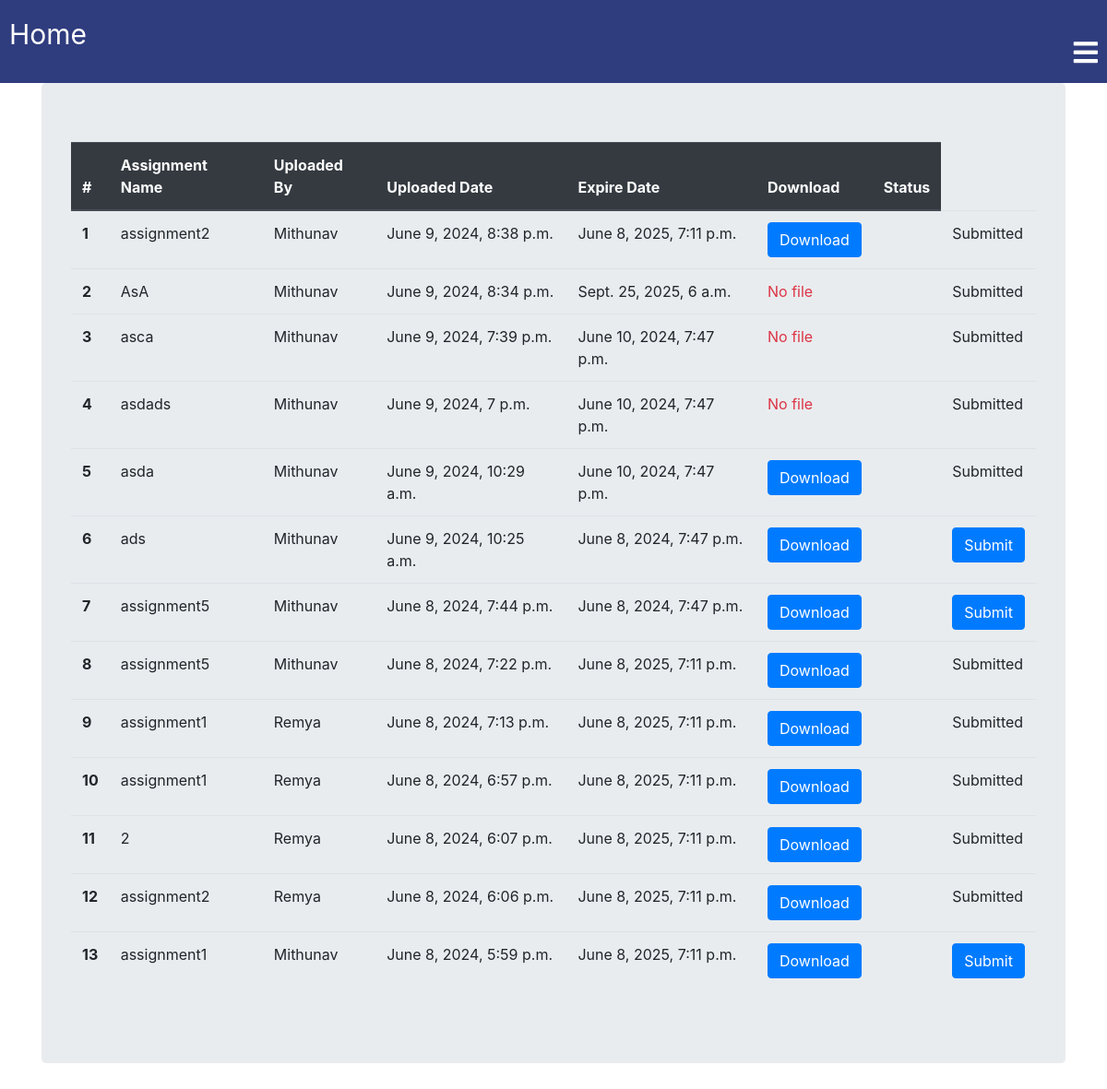
The app's page /classroom/class_assignment/ (signed in) with its own data.
### classroom/models.py (models this page shows, shortened)
class ClassAssignment(models.Model):
    student = models.ManyToManyField(Student,related_name='student_assignment')
    teacher = models.ForeignKey(Teacher,related_name='teacher_assignment',on_delete=models.CASCADE)
    created_at = models.DateTimeField(auto_now=True)
    end_date = models.DateTimeField(default=timezone.now() + timezone.timedelta(days=365))
    assignment_name = models.CharField(max_length=250)
    assignment = models.FileField(upload_to='assignments', blank=True, null=True)
    semester = models.IntegerField(default=1)
    class Meta:
        ordering = ['-created_at']

class Teacher(models.Model):
    user = models.OneToOneField(User,on_delete=models.CASCADE,primary_key=True,related_name='Teacher')
    name = models.CharField(max_length=250)
    subject_name = models.CharField(max_length=250)
    email = models.EmailField(max_length=254)
    phone = models.IntegerField()
    teacher_profile_pic = models.ImageField(upload_to="classroom/teacher_profile_pic",blank=True)
    class_students = models.ManyToManyField(Student,through="StudentsInClass")
    def __str__(self):
        return self.name

### classroom/views.py (the view)
@login_required
def class_assignment(request):
    student = request.user.Student
    current_time = timezone.now()
    assignment = SubmitAssignment.objects.filter(student=student)
    assignment_list = [x.submitted_assignment for x in assignment]
    return render(request,'classroom/class_assignment.html',{'student':student,'assignment_list':assignment_list})

### template/classroom/class_assignment.html
{% extends 'classroom/base.html' %}
{% block content %}
<div class="container">
  <div class="jumbotron">
{% if student.student_assignment.count == 0 %}
  <h2>No assignments Yet</h2>
{% else %}
  <table class="table">
    <thead class="thead-dark">
      <tr>
        <th scope="col">#</th>
        <th scope="col">Assignment Name</th>
        <th scope="col">Uploaded By</th>
        <th scope="col">Uploaded Date</th>
        <th scope="col">Expire Date</th>
        <th scope="col">Download</th>
        <th scope="col">Status</th>
      </tr>
    </thead>
    <tbody>
      {% for assignment in student.student_assignment.all %}
        <tr>
          <th scope="row">{{ forloop.counter }}</th>
          <td>{{ assignment.assignment_name }}</td>
          <td>{{ assignment.teacher }}</td>
          <td>{{ assignment.created_at }}</td>
          <td>{{ assignment.end_date }}</td>
          <td>
            {% if assignment.assignment %}
              <a href="{{ assignment.assignment.url }}" class="btn btn-primary" target="_blank">Download</a>
            {% else %}
              <span class="text-danger">No file</span>
            {% endif %}
          </td>
          <td>
            {% if assignment in assignment_list %}
            <td>Submitted</td>
          {% else %}
            <td><a href="{% url 'classroom:submit_assignment' id=assignment.id %}" class="btn btn-primary">Submit</a></td>
          {% endif %}
          </td>
        </tr>
      {% endfor %}
    </tbody>
  </table>
{% endif %}
</div>
</div>
{% endblock %}

### template/classroom/base.html (shortened to what this page needs)
<!DOCTYPE html>
{% load static %}
<html lang="en" dir="ltr">
  <head>
<link rel="stylesheet" href="https://maxcdn.bootstrapcdn.com/bootstrap/4.5.0/css/bootstrap.min.css">
    <link rel="stylesheet" href="{% static 'css/base.css' %}">
    <link rel="stylesheet" href="{% static 'css/searchbar.css' %}">
    <link rel="stylesheet" href="{% static 'css/newbase.css' %}">
    <link rel="stylesheet" href="https://pro.fontawesome.com/releases/v5.10.0/css/all.css">
    {% load bootstrap4 %}
    {% bootstrap_css %}
  </head>
  <body>
    <nav>
      <div class="toggle">
        <a href="{% url 'home' %}">Home</a>
        <i class="fa fa-bars menu"></i>
      </div>
    </nav>
      {% block content %}
      {% endblock %}
  </body>
</html>

### static/css/base.css (style rules this page uses)
nav { width: 100%; background: #2F3C7E; margin-bottom: 0; }
.toggle { width: 100%; padding: 10px; background: #2F3C7E; text-align: right; box-sizing: border-box; color: #fff; font-size: 30px; display: block; }
.toggle a { text-align: left; display: block; color: #fff; text-decoration: none; margin-top:5px; margin-bottom: -25px; padding: 0px; }

### records on screen
ClassAssignment: assignment_name "assignment2", teacher "Mithunav", created_at "June 9, 2024, 8:38 p.m.", end_date "June 8, 2025, 7:11 p.m.", shows "Submitted"
ClassAssignment: assignment_name "AsA", teacher "Mithunav", created_at "June 9, 2024, 8:34 p.m.", end_date "Sept. 25, 2025, 6 a.m.", assignment "No file", shows "Submitted"
ClassAssignment: assignment_name "asca", teacher "Mithunav", created_at "June 9, 2024, 7:39 p.m.", end_date "June 10, 2024, 7:47 p.m.", assignment "No file", shows "Submitted"
ClassAssignment: assignment_name "asdads", teacher "Mithunav", created_at "June 9, 2024, 7 p.m.", end_date "June 10, 2024, 7:47 p.m.", assignment "No file", shows "Submitted"
ClassAssignment: assignment_name "asda", teacher "Mithunav", created_at "June 9, 2024, 10:29 a.m.", end_date "June 10, 2024, 7:47 p.m.", shows "Submitted"
ClassAssignment: assignment_name "ads", teacher "Mithunav", created_at "June 9, 2024, 10:25 a.m.", end_date "June 8, 2024, 7:47 p.m.", shows "Submit"
ClassAssignment: assignment_name "assignment5", teacher "Mithunav", created_at "June 8, 2024, 7:44 p.m.", end_date "June 8, 2024, 7:47 p.m.", shows "Submit"
ClassAssignment: assignment_name "assignment5", teacher "Mithunav", created_at "June 8, 2024, 7:22 p.m.", end_date "June 8, 2025, 7:11 p.m.", shows "Submitted"
ClassAssignment: assignment_name "assignment1", teacher "Remya", created_at "June 8, 2024, 7:13 p.m.", end_date "June 8, 2025, 7:11 p.m.", shows "Submitted"
ClassAssignment: assignment_name "assignment1", teacher "Remya", created_at "June 8, 2024, 6:57 p.m.", end_date "June 8, 2025, 7:11 p.m.", shows "Submitted"
ClassAssignment: assignment_name "2", teacher "Remya", created_at "June 8, 2024, 6:07 p.m.", end_date "June 8, 2025, 7:11 p.m.", shows "Submitted"
ClassAssignment: assignment_name "assignment2", teacher "Remya", created_at "June 8, 2024, 6:06 p.m.", end_date "June 8, 2025, 7:11 p.m.", shows "Submitted"
ClassAssignment: assignment_name "assignment1", teacher "Mithunav", created_at "June 8, 2024, 5:59 p.m.", end_date "June 8, 2025, 7:11 p.m.", shows "Submit"
